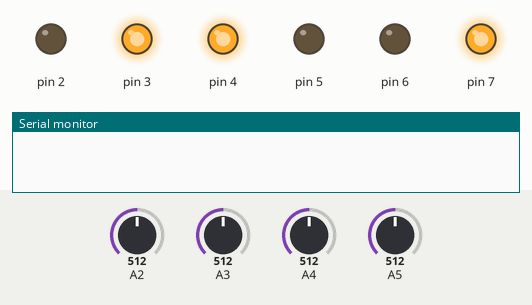
This sketch was run on a simulated Arduino Uno, built with avr-gcc and run on an emulated ATmega328P. Parts: output pins drawn as LEDs (lit = HIGH), the last lines printed to the serial monitor. Inputs (shaded band) come from the test bench; at power-on: A2 = 512, A3 = 512, A4 = 512, A5 = 512.

Above: at 1.5 s.
At 3.5 s:
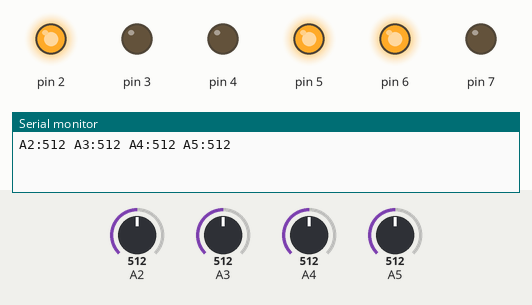
At 4.5 s:
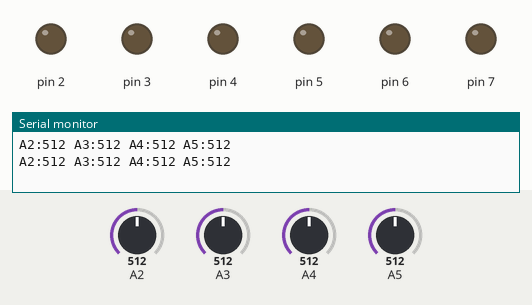
Timing chart, 0 to 6.2 s (numbered marks = the images above):
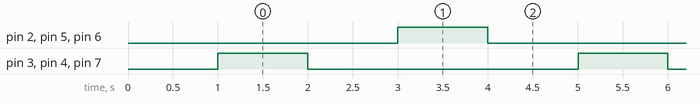

The sketch:

hand.ino
```cpp
#include <Arduino.h>
#include <math.h>

#define OPEN 1
#define CLOSE 0

double length_LI (double theta2) {
  double L1 = 150.0;
  double L2 = 20.0;
  double d = 15.0;
  double l_2 = pow(L2*sin(theta2) - d*cos(theta2) - d, 2);
  l_2 += pow(L1 - L2*cos(theta2) - d*sin(theta2), 2);
  return sqrt(l_2);
}

double length_LO (double theta2) {
  double L1 = 20.0;
  double L2 = 20.0;
  double d = 15.0;
  double l_2 = pow(-L2*sin(theta2) - d*cos(theta2) - d, 2);
  l_2 += pow(L1 - L2*cos(theta2) + d*sin(theta2), 2);
  return sqrt(l_2);
}

double length_UI (double theta1) {
  double L1 = 150.0;
  double L2 = 20.0;
  double d = 15.0;
  double l_2 = pow(L2*sin(theta1) - d*cos(theta1) - d, 2);
  l_2 += pow(L1 - L2*cos(theta1) - d*sin(theta1), 2);
  return sqrt(l_2);
}

double length_UO (double theta1) {
  double L1 = 20.0;
  double L2 = 20.0;
  double d = 15.0;
  double l_2 = pow(-L2*sin(theta1) - d*cos(theta1) - d, 2);
  l_2 += pow(L1 - L2*cos(theta1) + d*sin(theta1), 2);
  return sqrt(l_2);
}

double INNER_ARM_LENGTH = 250;
double OUTER_ARM_LENGTH = 250;

//theta must be radian
double FK_x (double theta1, double theta2) {
  return INNER_ARM_LENGTH*cos(theta1) + OUTER_ARM_LENGTH*cos(theta1 + theta2);
}

double FK_y (double theta1, double theta2) {
  return INNER_ARM_LENGTH*sin(theta1) + OUTER_ARM_LENGTH*sin(theta1 + theta2);
}

double IK_theta2 (double x, double y) {
  return acos((pow(x,2) + pow(y,2) - pow(INNER_ARM_LENGTH,2) - pow(OUTER_ARM_LENGTH,2))/(2*INNER_ARM_LENGTH*OUTER_ARM_LENGTH));
}

double IK_theta1 (double x, double y) {
  double let = -OUTER_ARM_LENGTH*sin(IK_theta2(x,y))*x;
  let += (INNER_ARM_LENGTH+OUTER_ARM_LENGTH*cos(IK_theta2(x,y)))*y;
  double let2 = (INNER_ARM_LENGTH + OUTER_ARM_LENGTH*cos(IK_theta2(x,y)))*x;
  let2 += OUTER_ARM_LENGTH*sin(IK_theta2(x,y))*y;
  return atan2(let, let2);
}


void setup() {
  // put your setup code here, to run once:
  DDRD = DDRD | B11111100;
  pinMode(A2, INPUT);
  pinMode(A3, INPUT);
  pinMode(A4, INPUT);
  pinMode(A5, INPUT);
  randomSeed(12345);

  Serial.begin(115200);
  delay(1000);
}

double p_max = 360.0;
double p_min = 50.0;
double p_target = 50.0;
double p_now = 50.0;

double l_target = 0;
double l_now = 0;

double tau_p = 42.0;
double tau_n = 44.0;

int open_span = 0;

//内圧が増えていくときのt
double phase_p(double p) {
  double temp = log((p_max - p_min)/(p_max - p));
  return tau_p * temp;
}

//内圧が減っていくときのt
double phase_n(double p) {
  double temp = log((p_max - p_min)/(p - p_min));
  return tau_n * temp;
}


# define BIG 1
# define SMALL 0
double pressure2length (double p, bool isBigMuscle) {
  double l = 0;
  if (isBigMuscle) {
    l = -4.18603921*pow(p/100.0, 2.0) + 0.309201499*p  - 22.7761843;
  } else {
    l = -4.18603921*pow(p/100.0, 2.0) + 0.309201499*p  - 22.7761843;
  }
  return constrain(l, 0, 40);
}

double length2pressure (double l, bool isBigMuscle) {
  double p = 0;
  if (isBigMuscle) {
    p = 0.0110877718*pow(l, 3.0) - 0.237524052*pow(l, 2.0) + 2.84832974*l  + 110.973994;
  } else {
    p = 0.52336117*pow(l, 2.0) - 3.88669594*l  + 118.45379718;
  }
  return constrain(p, 40, 450);
}


int counter = 0;
void loop() {
  PORTD = B10011000 | (PORTD & B00000011);
  PORTB = B00000001 | (PORTD & B11111100);
  delay(1000);
  PORTD = B00000000 | (PORTD & B00000011);
  PORTD = B00000000 | (PORTD & B11111100);

  Serial.print("A2:");
  Serial.print(analogRead(A2));
  Serial.print(" A3:");
  Serial.print(analogRead(A3));
  Serial.print(" A4:");
  Serial.print(analogRead(A4));
  Serial.print(" A5:");
  Serial.println(analogRead(A5));
  delay(1000);

  PORTD = B01100100 | (PORTD & B00000011);
  PORTB = B00000010 | (PORTD & B11111100);
  delay(1000);
  PORTD = B00000000 | (PORTD & B00000011);
  PORTD = B00000000 | (PORTD & B11111100);

  Serial.print("A2:");
  Serial.print(analogRead(A2));
  Serial.print(" A3:");
  Serial.print(analogRead(A3));
  Serial.print(" A4:");
  Serial.print(analogRead(A4));
  Serial.print(" A5:");
  Serial.println(analogRead(A5));
  delay(1000);


//  //最初にランダムに目標を決める
//  //p_target = random(p_min, p_max);
//  //p_target += 4;
//  l_target += random(0, 35);
//
//  if(p_target > p_max) p_target = 80;
//  if(l_target > 35) l_target = 0;
//
//  //現在気圧より大きいとき，空気を注入する
//  p_now = analogRead(A5);
//
//  if (length2pressure(l_target, BIG) > p_now) {
//    double t_1 = phase_p(length2pressure(l_target, BIG));
//    double t_0 = phase_p(p_now);
//    open_span = (int)(t_1 - t_0);
//    PORTD = B01000000 | (PORTD & B00000011);
//    delay(open_span);
//    PORTD = B00000000 | (PORTD & B00000011);
//
//    //安定するまで待つ
//    delay(200);
//  } else {
//    double t_1 = phase_n(length2pressure(l_target, BIG));
//    double t_0 = phase_n(p_now);
//    open_span = (int)(t_1 - t_0);
//    PORTD = B10000000 | (PORTD & B00000011);
//    delay(open_span);
//    PORTD = B00000000 | (PORTD & B00000011);
//
//    //安定するまで待つ
//    delay(200);
//  }

}
```

Measured:
- by itself, pin 2–7: alternates HIGH for 1.0 s and LOW for 3.0 s
- by itself, everything shown: repeats every 4.0 s, in 4 steps
